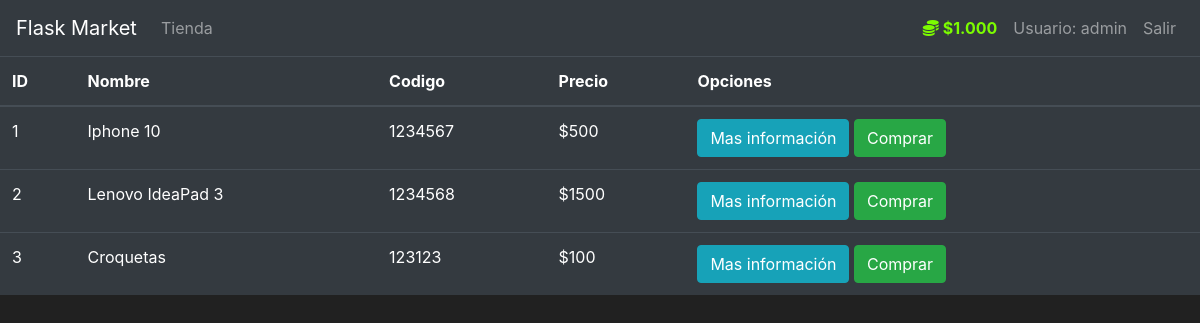
The app's page /market (signed in) with its own data.
### market/models.py (models this page shows, shortened)
class User(db.Model, UserMixin):
    id = db.Column(db.Integer(), primary_key=True)
    username = db.Column(db.String(length=30), nullable=False, unique=True)
    email_address = db.Column(db.String(length=50),
                              nullable=False,
                              unique=True)
    password_hash = db.Column(db.String(length=60), nullable=False)
    budget = db.Column(db.Integer(), nullable=False, default=1000)
    items = db.relationship('Item', backref='owned_user', lazy=True)
    @property
    def prettier_budget(self):
        if len(str(self.budget)) >= 4:
            return f'${str(self.budget)[:-3]}.{str(self.budget)[-3:]}'
        else:
            return f"${self.budget}"
    @property
    def password(self):
        return self.password

class Item(db.Model):
    id = db.Column(db.Integer(), primary_key=True)
    name = db.Column(db.String(length=30), nullable=False, unique=True)
    price = db.Column(db.Integer(), nullable=False)
    barcode = db.Column(db.String(length=12), nullable=False, unique=True)
    description = db.Column(db.String(length=1024),
                            nullable=False,
                            unique=True)
    owner = db.Column(db.Integer(), db.ForeignKey('user.id'))

### market/routes.py (the view)
@app.route("/market")
@login_required
def market_page():
    items = Item.query.all()
    return render_template('market.html', items=items)

### market/models.py (called while the page is built)
@login_manager.user_loader
def load_user(user_id):
    return User.query.get(int(user_id))

### market/templates/market.html (shortened to what this page needs)
{% extends 'base.html' %}
{% block content %}
<table class="table table-hover table-dark">
    <thead>
        <tr>
            <th scope="col">ID</th>
            <th scope="col">Nombre</th>
            <th scope="col">Codigo</th>
            <th scope="col">Precio</th>
            <th scope="col">Opciones</th>
        </tr>
    </thead>
    <tbody>
        {% for item in items %}
        <tr>
            <td>{{ item.id }}</td>
            <td>{{ item.name }}</td>
            <td>{{ item.barcode }}</td>
            <td>${{ item.price }}</td>
            <td>
                <button class="btn btn-outline btn-info">Mas información</button>
                <button class="btn btn-outline btn-success">Comprar</button>
            </td>
        </tr>
        {% endfor %}
    </tbody>
</table>
{% endblock %}

### market/templates/base.html (shortened to what this page needs)
<!doctype html>
<html lang="es">
<head>
    <link rel="stylesheet" href="https://cdn.jsdelivr.net/npm/bootstrap@4.5.3/dist/css/bootstrap.min.css"
>
</head>
<body>
    <nav class="navbar navbar-expand-md navbar-dark bg-dark">
        <a class="navbar-brand" href="{{ url_for('home_page') }}">Flask Market</a>
        <div class="collapse navbar-collapse" id="navbarNav">
            <ul class="navbar-nav mr-auto">
                <li class="nav-item">
                    <a class="nav-link" href="{{ url_for('market_page') }}">Tienda</a>
                </li>
            </ul>
            {% if current_user.is_authenticated %}
            <ul class="navbar-nav">
                <li class="nav-item">
                    <a class="nav-link" style="color: lawngreen; font-weight: bold">
                        <i class="fas fa-coins"></i>
                        {{ current_user.prettier_budget }}
                    </a>
                </li>
                <li class="nav-item">
                    <a class="nav-link">Usuario: {{ current_user.username }}</a>
                </li>
                <li class="nav-item">
                    <a class="nav-link" href="{{ url_for('logout_page') }}">Salir</a>
                </li>
            </ul>
            {% endif %}
        </div>
    </nav>
    {% block content %}
    {% endblock %}
</body>
</html>

### market/templates/base.html (style rules this page uses)
body { background-color: #212121; color: white }

### records on screen
User: prettier_budget "$1.000", username "admin"
Item: id "1", name "Iphone 10", barcode "1234567", price "500"
Item: id "2", name "Lenovo IdeaPad 3", barcode "1234568", price "1500"
Item: id "3", name "Croquetas", barcode "123123", price "100"
